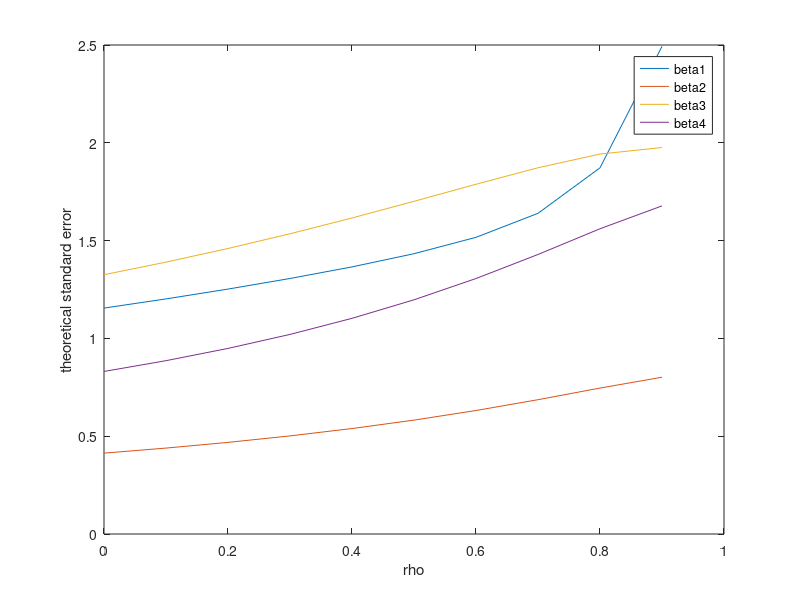

Recreate this plot in MATLAB.
x = 1:1:20;
rho = 0:0.1:1;
n = size(x,2);

cnt = 1;
for rho=0:0.1:0.9
%     % construct matrix D
%     for i=1:1:n
%         for j=1:1:n
%             if i==j
%                 D(i,j) = 1;
%             end
%             if i<j
%                 D(i,j) = 0;
%             end
%             if i>j
%                 D(i,j) = rho^(i-j);
%             end
%         end
%     end
%     
%     % construct phi
%     phi = diag(ones(1,n));
%     
%     % calculate psi
%     psi = D*phi*D.';
    
    % construct matrix R
    for i=1:1:n
        for j=1:1:n
            if i==j
                R(i,j) = 1;
            else
                R(i,j) = rho^(abs(i-j));
            end
        end
    end
    % calculate psi
    psi = R;
    
    % calculate covariance estimate
    W = (1-rho^2)*inv(psi);
    X = [ones(1,n); x; log(x); exp(x/10)].';
%     cov_beta = inv(X.'*W*X)*X.'*W*psi*W*X*inv(X.'*W*X)%*(1-rho^2);
    cov_beta = inv(X.'*W*X);
    
    beta1_std(cnt) = sqrt(cov_beta(1,1));
    beta2_std(cnt) = sqrt(cov_beta(2,2));
    beta3_std(cnt) = sqrt(cov_beta(3,3));
    beta4_std(cnt) = sqrt(cov_beta(4,4));
    cnt = cnt+1;
end

plot(0:0.1:0.9, beta1_std);
hold on
plot(0:0.1:0.9, beta2_std);
hold on
plot(0:0.1:0.9, beta3_std);
hold on
plot(0:0.1:0.9, beta4_std);
xlabel('rho');
ylabel('theoretical standard error');
legend('beta1','beta2','beta3','beta4');
